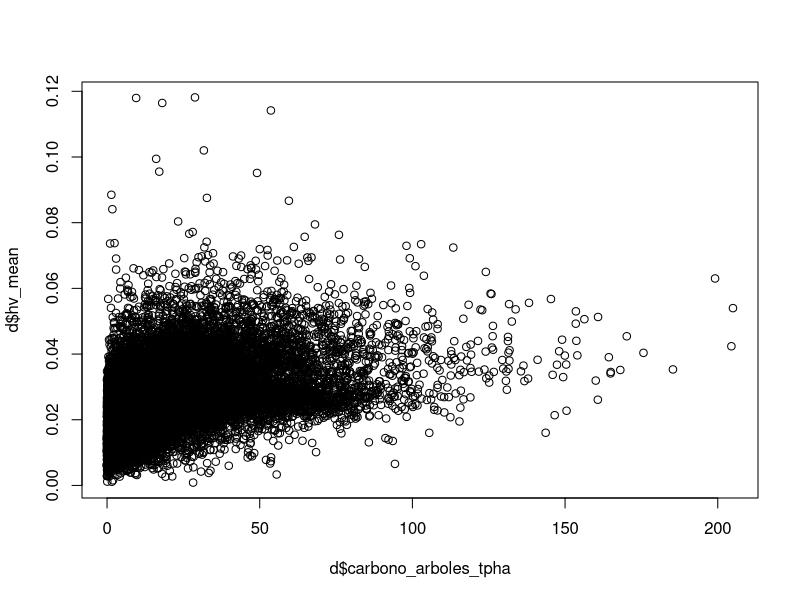
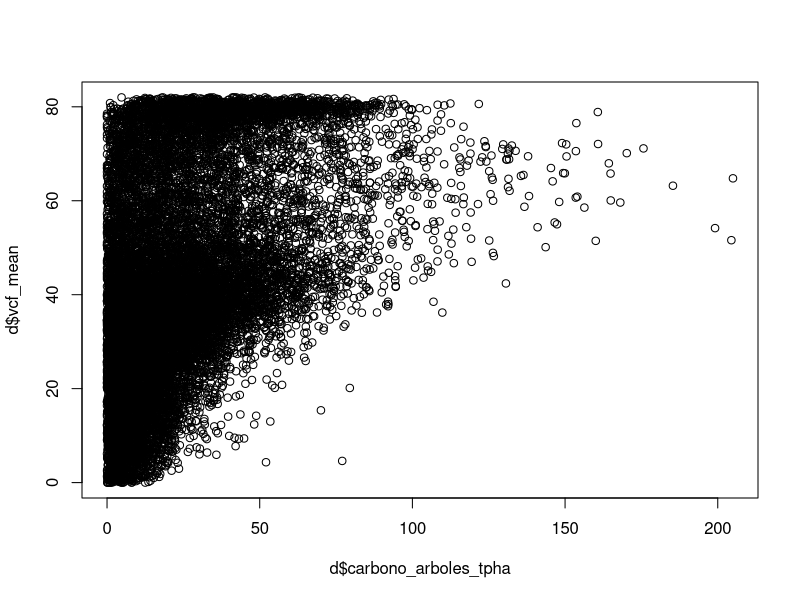
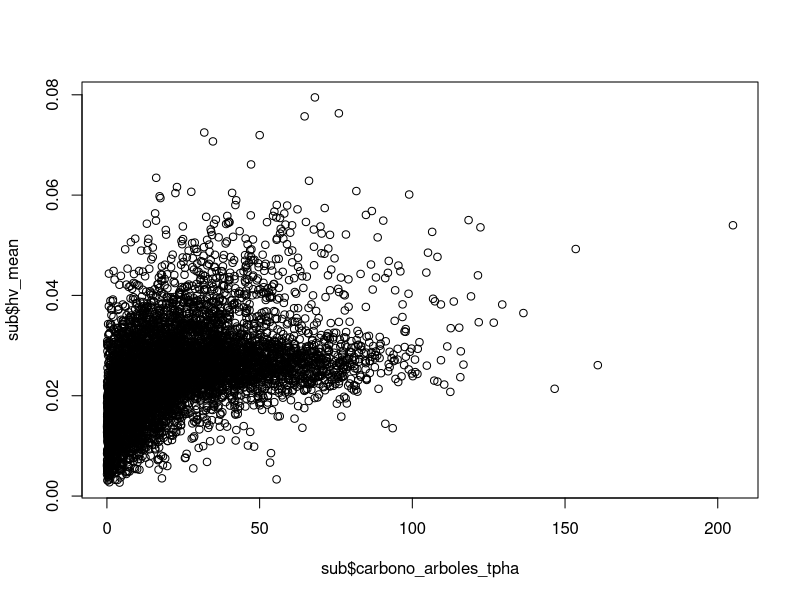
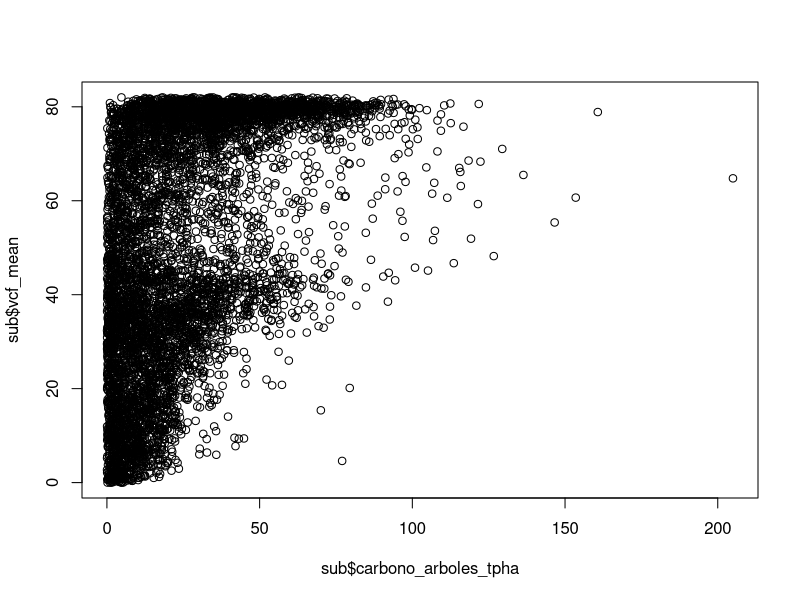
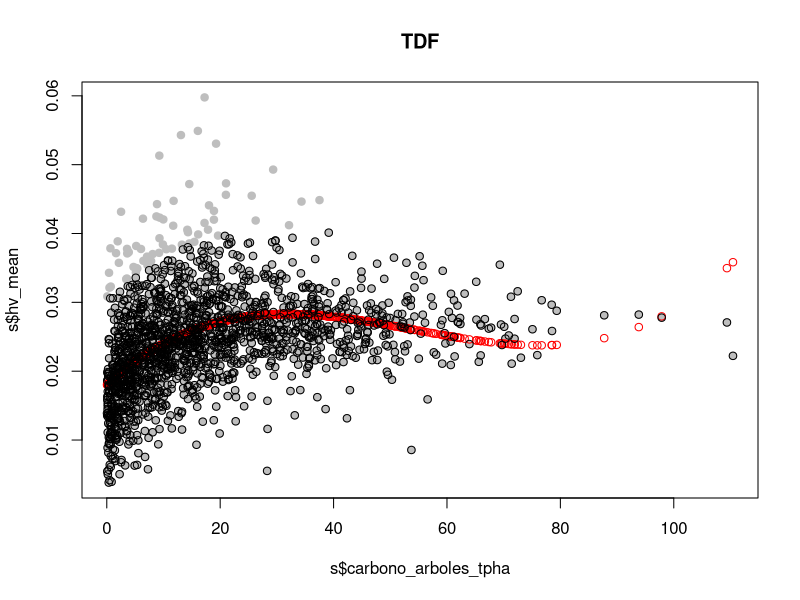
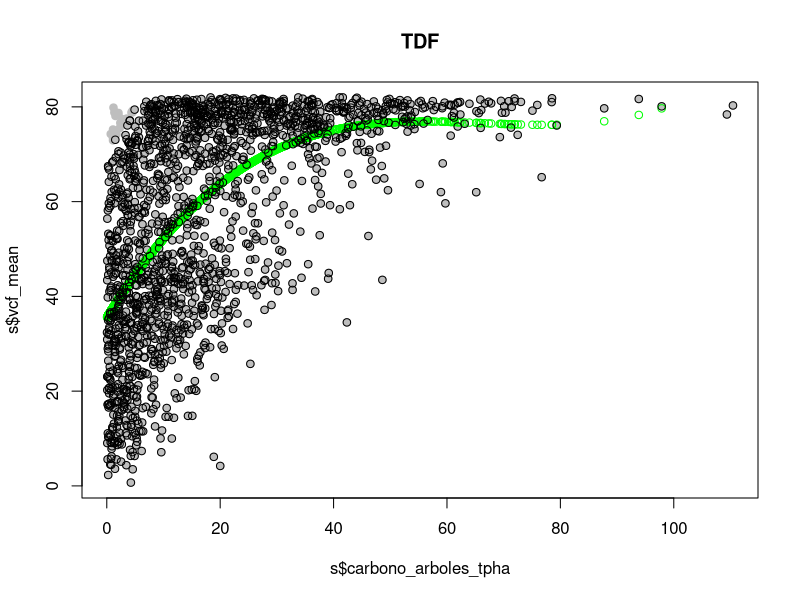
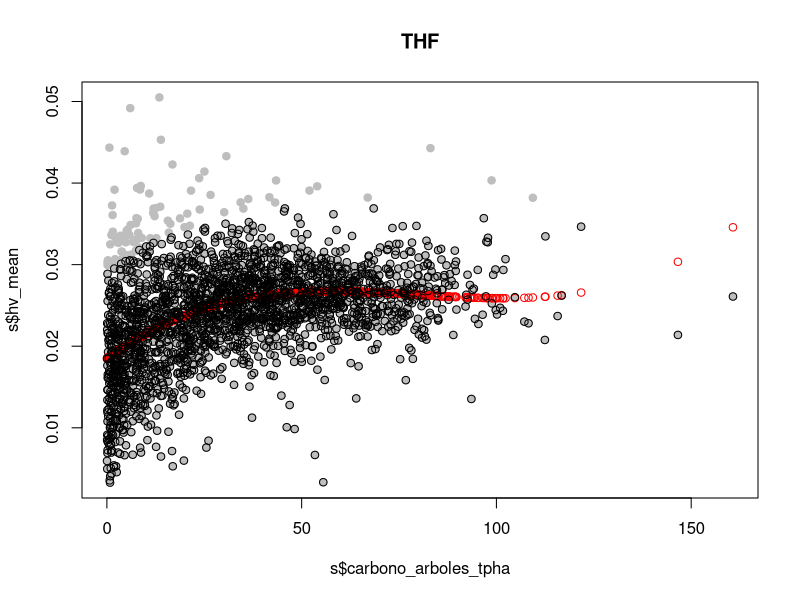
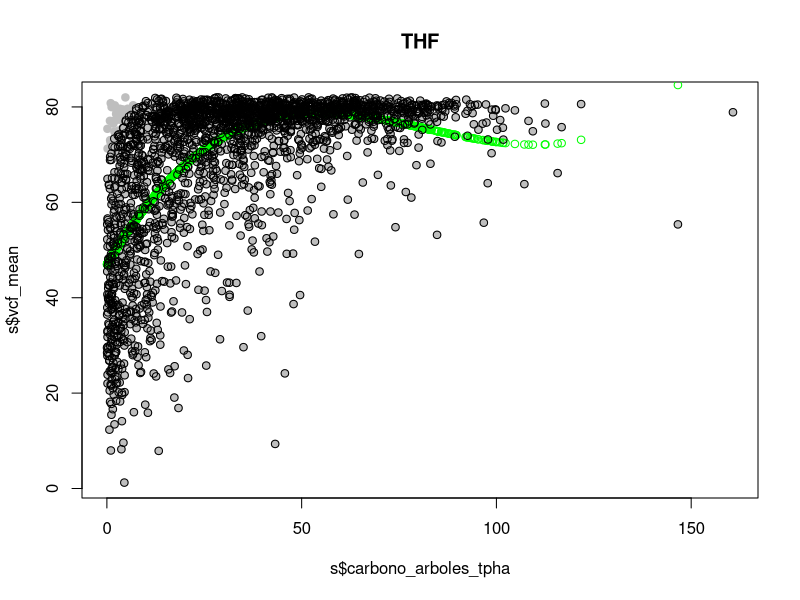

These charts were generated, in order, by the following R code: (Note: this script raises an error after producing the figures.)
#############################################################################
# The code below will pull the data from a database if you have that set up.
# Otherwise, use the read_csv function below.
#library(RPostgreSQL)
#con <- dbConnect(drv="PostgreSQL", host="database_host", user="database_user", dbname="database_name")
#query <- "SELECT z.folio, z.carbono_arboles_tpha, z.date_distance, z.measurement_date, o.id_vegetac AS veg_type_id, o.vegetacion AS veg_type, CASE WHEN o.vegetacion IN ('Bosque de abies', 'Bosque de ayarin', 'Bosque de cedro', 'Bosque de pino', 'Bosque de tascate') THEN 'CF' WHEN o.vegetacion IN ('Bosque de encino', 'Bosque de galerÝa') THEN 'BF' WHEN o.vegetacion IN ('Bosque de encino-pino', 'Bosque de pino-encino') THEN 'CBF' WHEN o.vegetacion = 'Manglar' THEN 'MG' WHEN o.vegetacion IN ('Bosque mesofilo de monta±a', 'Selva alta perennifolia', 'Selva alta subperennifolia', 'Selva baja perennifolia', 'Selva baja subperennifolia', 'Selva mediana subperennifolia') THEN 'THF' WHEN o.vegetacion IN ('Selva baja caducifolia', 'Selva baja espinosa', 'Selva baja subcaducifolia', 'Selva mediana caducifolia', 'Selva mediana subcaducifolia') THEN 'TDF' ELSE 'ERROR' END AS type_code, o.ecosistema AS ecosystem, AVG(s.num_pixels) AS num_pixels, AVG(s.num_masked_pixels) AS num_masked_pixels, AVG(s.elev_mean) AS elev_mean, AVG(s.slope_mean) AS slope_mean, AVG(s.vcf_mean) AS vcf_mean, AVG(hh_mean) AS hh_mean, AVG(hv_mean) AS hv_mean, AVG(lsmask_mean) AS lsmask_mean, MIN(lsmask_min) AS lsmask_min, MAX(lsmask_max) AS lsmask_max, COUNT(alos_id) AS num_images FROM (SELECT b.folio, SUM(b.carbono_arboles) / 0.1598925 AS carbono_arboles_tpha, y.date_distance, MIN(b.levantamiento_fecha_ejecucion) AS measurement_date  FROM (SELECT folio, CASE WHEN MIN(date_distance) + MAX(date_distance) = 0 THEN MIN(date_distance) WHEN MIN(date_distance) + MAX(date_distance) > 0 THEN MIN(date_distance) ELSE MAX(date_distance) END AS date_distance FROM (SELECT folio, days_from_alos AS date_distance, COUNT(sitio) AS plot_count FROM mexico_biomass_plots_filtered WHERE NOT carbono_arboles IS NULL AND NOT levantamiento_fecha_ejecucion IS NULL AND folio IN (SELECT folio FROM mexico_biomass_plots_old) AND NOT tipificacion IN ('Inaccesible (pendiente)', 'Inaccesible (social)', 'Vacio', 'Planeado') GROUP BY folio, days_from_alos HAVING COUNT(sitio) = 4 ORDER BY folio) AS x GROUP BY folio) AS y INNER JOIN mexico_biomass_plots_filtered b ON b.folio=y.folio AND b.days_from_alos=y.date_distance GROUP BY b.folio, y.date_distance) AS z INNER JOIN mexico_biomass_plots_old o ON z.folio=o.folio INNER JOIN mexico_biomass_plots_model_statistics s ON z.folio=s.folio GROUP BY z.folio, z.carbono_arboles_tpha, z.date_distance, z.measurement_date, o.id_vegetac, o.vegetacion, o.ecosistema;"
#d <- dbGetQuery(con, query)
#############################################################################


# Load the libraries necessary for this script
library(randomForest)
library(sampling)
# Set your working directory and read the training data csv
setwd('/Users/jbishop/Documents/Projects/858_MREDD/Workshops/201506_Biomass_CONAFOR/mexico_biomass_modeling')
d <- read.csv('workshop_training_data.csv')
dim(d)

# Plot at the relationships
plot(d$carbono_arboles_tpha, d$hv_mean)
plot(d$carbono_arboles_tpha, d$vcf_mean)

## Data Filtering
# Remove plots with steep slopes
sub <- subset(d, slope_mean < 15) # degrees (or 15%)
dim(sub)[1]
# Remove plots with layover/shadow
sub <- subset(sub, lsmask_mean == 0)
dim(sub)[1]
# Remove plots with 0 carbon
sub <- subset(sub, carbono_arboles_tpha != 0)
dim(sub)[1]
# Remove plots where VCF data didn't cover the whole plot (cloud, shadow, water, etc)
sub <- subset(sub, sub$num_pixels == sub$num_masked_pixels)
dim(sub)[1]

# Take a look at the relationships
plot(sub$carbono_arboles_tpha, sub$hv_mean)
plot(sub$carbono_arboles_tpha, sub$vcf_mean)


## Remove the outliers by forest type for hv_mean and vcf_mean
# Create a vector to hold the folios that will be removed
f <- vector()

# Loop over each forest type, create an exponential model and calculate the 
# residuals. Then, remove any plots that are > 2 times the standard deviation.
# Generate plots to illustrate the filtering
for (i in unique(sub$type_code)){
    print(i)
    # Get the data for the current forest type
    s <- subset(sub, type_code == i)
    # Generate a polynomial model to fit the data.
    m.hv <- lm(s$hv_mean ~ poly(s$carbono_arboles_tpha, 3))
    # Predict the hv_mean using the model
    s$pred_hv_mean <- predict(m.hv, poly(s$carbono_arboles_tpha, 3))
    # Calculate the residuals from the model
    s$residual_hv <- resid(m.hv)
    # Calculate the standard deviation of the residuals
    hv.std_dev <- sd(s$residual_hv)
    # Add a column that indicates whether to remove the plot based on the 
    # standard deviation threshold
    s$remove_hv <- ifelse(s$residual_hv > 2 * hv.std_dev, TRUE, FALSE)
    # Plot the data, the prediction, and the remaining plots after filtering
    plot(s$carbono_arboles_tpha, s$hv_mean, main=i, pch=19, col='grey')
    points(s$carbono_arboles_tpha, s$pred_hv_mean, col='red')
    points(s$carbono_arboles_tpha[s$remove_hv != TRUE], s$hv_mean[s$remove_hv != TRUE], pch=21)

    # Do the same for Tree Cover
    m.vcf <- lm(s$vcf_mean ~ poly(s$carbono_arboles_tpha, 3))
    s$pred_vcf_mean <- predict(m.vcf, poly(s$carbono_arboles_tpha, 3))
    s$residual_vcf <- resid(m.vcf)
    vcf.std_dev <- sd(s$residual_vcf)
    s$remove_vcf <- ifelse(s$residual_vcf > 2 * vcf.std_dev, TRUE, FALSE)
    plot(s$carbono_arboles_tpha, s$vcf_mean, main=i, pch=19, col='grey')
    points(s$carbono_arboles_tpha, s$pred_vcf_mean, col='green')
    points(s$carbono_arboles_tpha[s$remove_vcf != TRUE], s$vcf_mean[s$remove_vcf != TRUE], pch=21)

    # Add the folios to be removed to the vector "f"
    f <- c(f, s$folio[s$remove_hv == TRUE | s$remove_vcf == TRUE])
}

# Subset the plots, keeping the plots that are not in the vector of plots to
# remove from the outlier analysis.
sub <- subset(sub, ! folio %in% f)
dim(sub)[1]

# Plot the cleaned data
plot(sub$carbono_arboles_tpha, sub$hv_mean)
plot(sub$carbono_arboles_tpha, sub$vcf_mean)

# Define carbon classes in 10 t/ha increments (rounding up to nearest 10)
sub$claseCarbona <- floor(sub$carbono_arboles_tpha / 10) * 10 + 10

# Now combine type_code and claseCarbona into one field for ease of stratification
sub$grp <- paste(sub$type_code, sub$claseCarbona, sep="_")

## Define a function that will help us generate stratified samples for testing and training
stratified = function(df, group, size) {
    #  USE: * Specify your data frame and grouping variable (as column 
    #         name) as the first two arguments.
    #       * Decide on your sample size. For a sample proportional to the
    #         population, enter "size" as a decimal. For an equal number 
    #         of samples from each group, enter "size" as a whole number.
    #
    #  Example 1: Sample 10% of each group from a data frame named "z",
    #             where the grouping variable column name is "nameGrpCol", use:
    # 
    #                 > stratified(z, "nameGrpCol", .1)
    #
    #  Example 2: Sample 5 observations from each group from a data frame
    #             named "z"; grouping variable column name is "nameGrpCol", use:
    #
    #                 > stratified(z, "nameGrpCol", 5)
    #
    require(sampling)
    
    # column # for group
    group <- which(names(df) %in% group, arr.ind = T)
    temp = df[order(df[group]),]
    # Calc # of samples per group
    if (size < 1) {
      nsamp = ceiling(table(temp[group]) * size)
    } else if (size >= 1) {
      nsamp = rep(size, times=length(table(temp[group])))
    }  
    # Select sample
    strat = strata(temp, stratanames = names(temp[group]), 
                   size = as.vector(nsamp), method = "srswor")
    (dsample = getdata(temp, strat))
}

# Order sub first, even though it's done in the stratified function
set.seed(5)
#sub.ord <- sub[order(sub$grp),]
sub.train <- stratified(sub, "grp", 0.8)
sub.val <- sub[(row.names(sub) %in% row.names(sub.train)) == FALSE,]

attach(sub.val)
val.stk <- data.frame(hh_mean, hv_mean, vcf_mean, elev_mean)
detach(sub.val)

attach(sub.train)
stack <- data.frame(hh_mean, hv_mean, vcf_mean, elev_mean)
rf <- randomForest(carbono_arboles_tpha ~ ., data=stack, ntree=200, xtest=val.stk, ytest=sub.val$carbono_arboles_tpha, importance = T, keep.forest = TRUE)
detach(sub.train)

save('rf', file='workshop_model_20150615.RData')

varImpPlot(rf, type=1)

# Some model evaluation
n.mod <- length(sub.train$carbono_arboles_tpha)
r2.mod <- round(1 - sum((sub.train$carbono_arboles_tpha - rf$predicted)^2)/sum((sub.train$carbono_arboles_tpha - mean(sub.train$carbono_arboles_tpha))^2), digits=2)
adj.r2.mod <- round(1 - (1 - r2.mod)*(n.mod - 1)/ (n.mod - ncol(stack) - 1), digits=2)
rmse.mod <- round(sqrt(sum((sub.train$carbono_arboles_tpha-rf$predicted)^2)/n.mod), digits=2)

# Same stats for validation data set
n.val <- length(sub.val$carbono_arboles_tpha)
r2.val <- round(1 - sum((sub.val$carbono_arboles_tpha - rf$test$predicted)^2)/sum((sub.val$carbono_arboles_tpha - mean(sub.val$carbono_arboles_tpha))^2), digits=2)
adj.r2.val <- round(1 - (1 - r2.val)*(n.val - 1)/ (n.val - ncol(val.stk) - 1), digits=2)
rmse.val <- round(sqrt(sum((sub.val$carbono_arboles_tpha-rf$test$predicted)^2)/n.val), digits=2)
